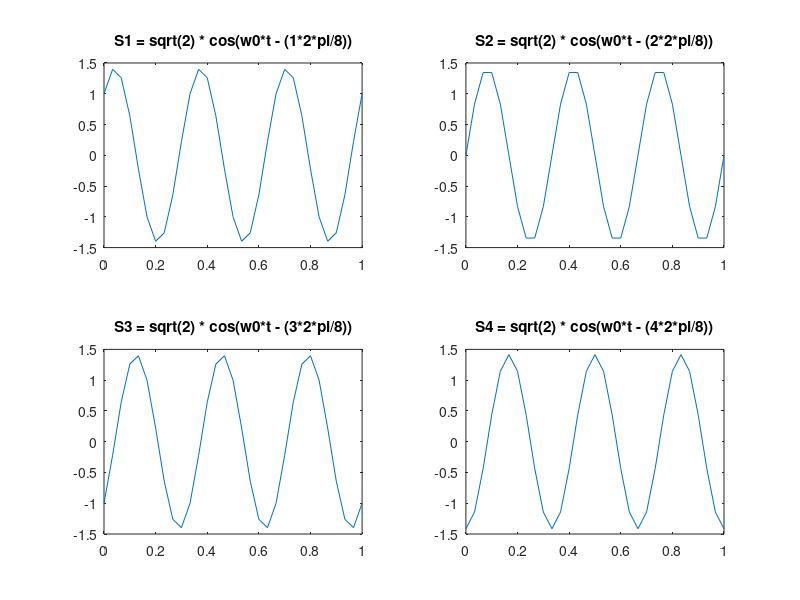
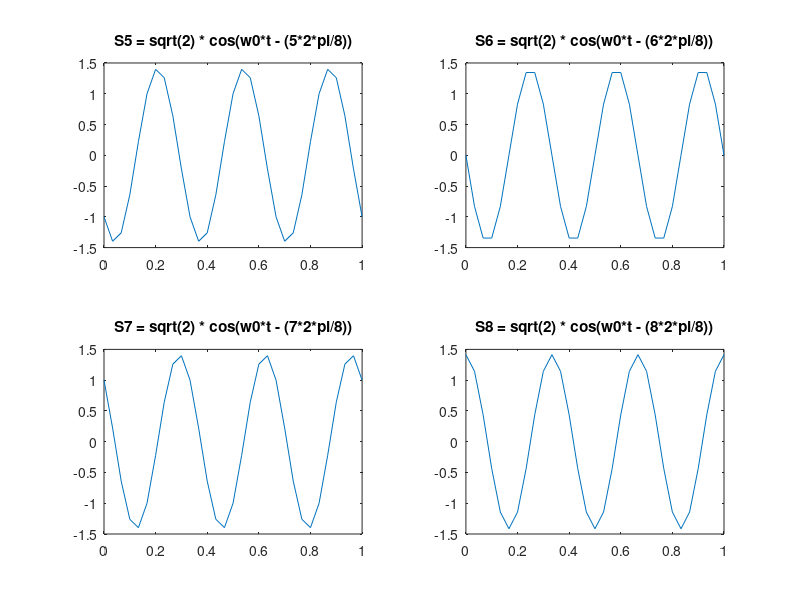

MATLAB code for these plots, in order:
function [ s1,s2,s3,s4,s5,s6,s7,s8 ] = p1()
    T = 1;
    A = 2^0.5;
    phase = (2*pi)/8;
    fs = 30;
    w0 = (6*pi)/T; 
    t = (0:1/fs:T);
    
    s1 = A * cos(w0*t - (phase*1));
    s2 = A * cos(w0*t - (phase*2));
    s3 = A * cos(w0*t - (phase*3));
    s4 = A * cos(w0*t - (phase*4));
    s5 = A * cos(w0*t - (phase*5));
    s6 = A * cos(w0*t - (phase*6));
    s7 = A * cos(w0*t - (phase*7));
    s8 = A * cos(w0*t - (phase*8));
    close all;
    
    subplot(2,2,1);
    plot(t,s1);
    title('S1 = sqrt(2) * cos(w0*t - (1*2*pi/8))');
    
    subplot(2,2,2);
    plot(t,s2);
    title('S2 = sqrt(2) * cos(w0*t - (2*2*pi/8))');
    
    subplot(2,2,3);
    plot(t,s3);
    title('S3 = sqrt(2) * cos(w0*t - (3*2*pi/8))');
    
    subplot(2,2,4);
    plot(t,s4);
    title('S4 = sqrt(2) * cos(w0*t - (4*2*pi/8))');
    
    figure
    subplot(2,2,1);
    plot(t,s5);
    title('S5 = sqrt(2) * cos(w0*t - (5*2*pi/8))');
    subplot(2,2,2);
    plot(t,s6);
    title('S6 = sqrt(2) * cos(w0*t - (6*2*pi/8))');
    subplot(2,2,3);
    plot(t,s7);
    title('S7 = sqrt(2) * cos(w0*t - (7*2*pi/8))');
    subplot(2,2,4);
    plot(t,s8);
    title('S8 = sqrt(2) * cos(w0*t - (8*2*pi/8))');
end